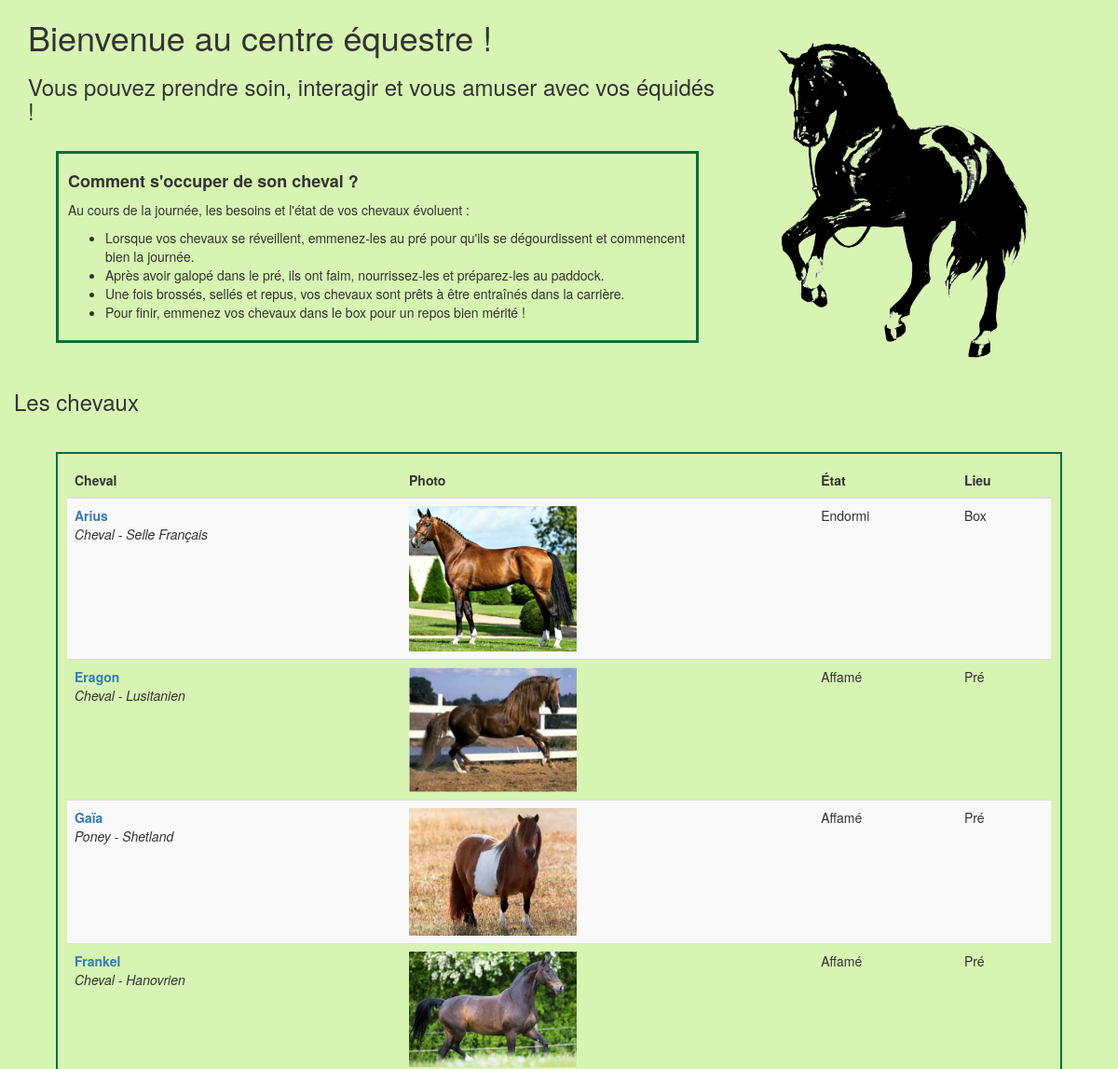
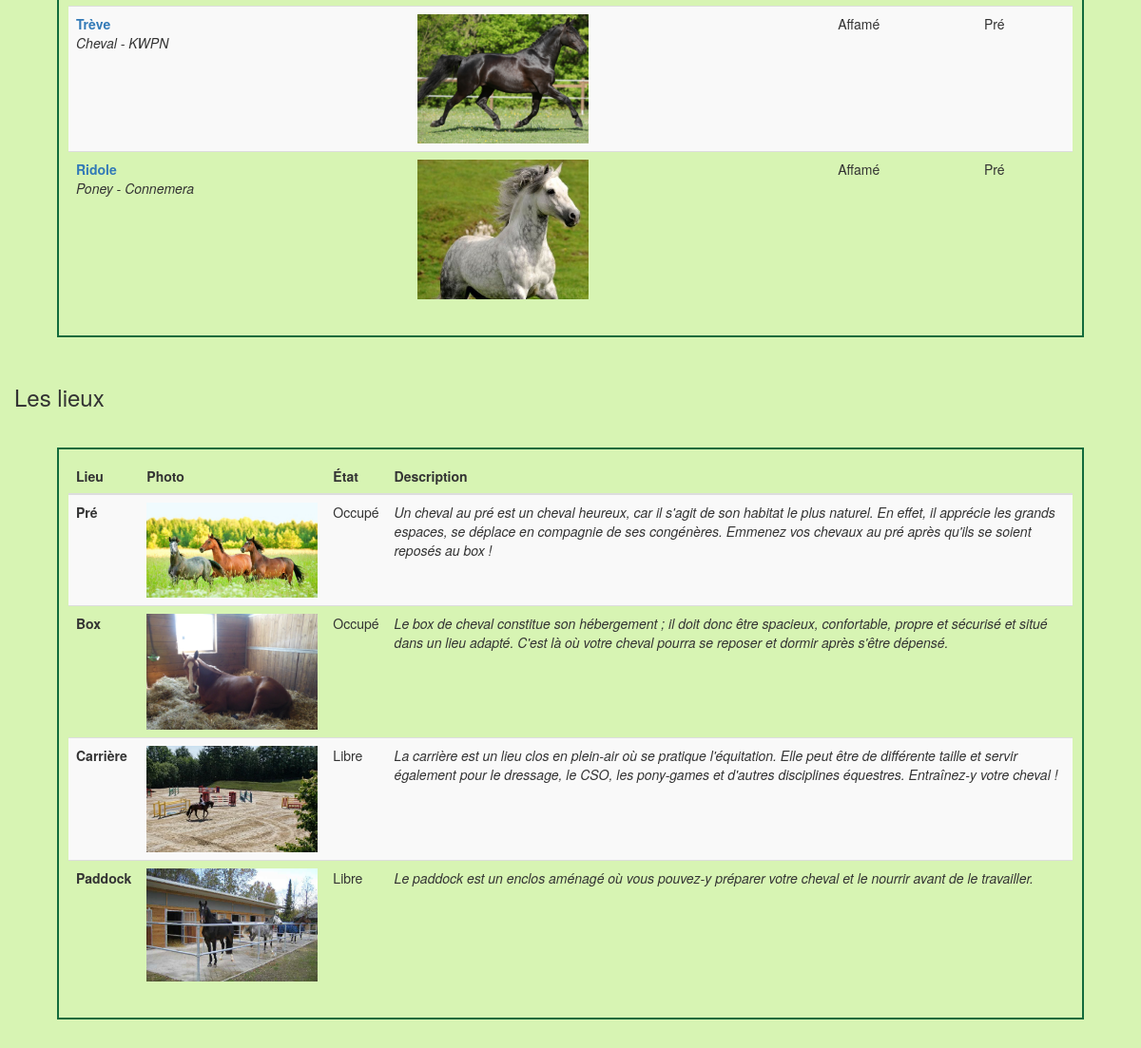
The page / on the database its author committed (2 pictures, top to bottom).
### blog/models.py (models this page shows, shortened)
class Character(models.Model):
    id_character = models.CharField(max_length=100, primary_key=True)
    etat = models.CharField(max_length=20)
    type = models.CharField(max_length=20)
    race = models.CharField(max_length=20)
    photo = models.CharField(max_length=200)
    lieu = models.ForeignKey(Equipement, on_delete=models.CASCADE)

class Equipement(models.Model):
    id_equip = models.CharField(max_length=100, primary_key=True)
    disponibilite = models.CharField(max_length=20)
    photo = models.CharField(max_length=200)
    description = models.TextField(default='Description par défaut')
    def __str__(self):
        return self.id_equip

### blog/views.py (the view)
# urls.py: path('', views.post_list, name='post_list'),
def post_list(request):
    characters = Character.objects.all()
    equipements = Equipement.objects.all()
    return render(request, 'blog/post_list.html', {'characters': characters, 'equipements': equipements})

### blog/templates/blog/post_list.html
{% extends 'blog/base.html' %}
{% load static %}
{% block content %}
    <h3>Les chevaux</h3>
    <div class="content container">
        <div class="row">
            <div class="col-md-12">
                <div class="table-container">
                    <table class="table table-striped">
                        <thead>
                            <tr>
                                <th>Cheval</th>
                                <th>Photo</th>
                                <th>État</th>
                                <th>Lieu</th>
                            </tr>
                        </thead>
                        <tbody>
                            {% for character in characters %}
                                <tr>
                                    <td>
                                        <strong><a href="{% url 'post_detail' id_character=character.id_character %}">{{ character.id_character }}</a></strong><br>
                                        <em>{{ character.type }} - {{ character.race }}</em>
                                    </td>
                                    <td>
                                        <img src="{{ character.photo }}" alt="{{ character.id_character }}" style="max-width: 180px;">
                                    </td>
                                    <td>{{ character.etat }}</td>
                                    <td>{{ character.lieu }}</td>
                                </tr>
                            {% endfor %}
                        </tbody>
                    </table>
                </div>
            </div>
        </div>
    </div>
    <h3>Les lieux</h3>
    <div class="content container">
        <div class="row">
            <div class="col-md-12">
                <div class="table-container">
                    <table class="table table-striped">
                        <thead>
                            <tr>
                                <th>Lieu</th>
                                <th>Photo</th>
                                <th>État</th>
                                <th>Description</th>
                            </tr>
                        </thead>
                        <tbody>
                            {% for equipement in equipements %}
                                <tr>
                                    <td>
                                        <strong>{{ equipement.id_equip }}</strong><br>
                                    </td>
                                    <td>
                                        <img src="{{ equipement.photo }}" alt="{{ equipement.id_character }}" style="max-width: 180px;">
                                    </td>
                                    <td>{{ equipement.disponibilite }}</td>
                                    <td> <em>{{ equipement.description }}</em> </td>
                                </tr>
                            {% endfor %}
                        </tbody>
                    </table>
                </div>
            </div>
        </div>
    </div>
{% endblock %}

### blog/templates/blog/base.html (shortened to what this page needs)
{% load static %}
<!DOCTYPE html>
<html>
<head>
    <link rel="stylesheet" href="//maxcdn.bootstrapcdn.com/bootstrap/3.2.0/css/bootstrap.min.css">
    <link rel="stylesheet" href="//maxcdn.bootstrapcdn.com/bootstrap/3.2.0/css/bootstrap-theme.min.css">
    <link rel="stylesheet" href="{% static 'css/blog.css' %}">
</head>
<body>
    <div class="container">
        <div class="row">
            <div class="col-md-8">
                <div class="titre">
                    <h1> Bienvenue au centre équestre !</h1>
                </div>
                <h3>Vous pouvez prendre soin, interagir et vous amuser avec vos équidés !</h3>
                <div class="card" style="margin: 30px; border: 3px solid rgb(17, 107, 60); padding: 10px;">
                    <div class="card-body">
                        <h4 class="card-title" style="font-weight: bold">Comment s'occuper de son cheval ?</h4>
                        <p class="card-text">Au cours de la journée, les besoins et l'état de vos chevaux évoluent :
                            <br />
                            <ul>
                                <li>Lorsque vos chevaux se réveillent, emmenez-les au pré pour qu'ils se dégourdissent et commencent bien la journée.</li>
                                <li>Après avoir galopé dans le pré, ils ont faim, nourrissez-les et préparez-les au paddock.</li>
                                <li>Une fois brossés, sellés et repus, vos chevaux sont prêts à être entraînés dans la carrière.</li>
                                <li>Pour finir, emmenez vos chevaux dans le box pour un repos bien mérité ! </li>
                            </ul>
                        </p>
                    </div>
                </div>
            </div>
            <div class="col-md-4">
                <div class="image-container" style="margin-top: 30px;">
                    <img src="{% static 'photos/cheval.png' %}" alt="image" style="max-width: 300px;">
                </div>
            </div>
        </div>
    </div>
    <div class="container">
        <div class="row">
            <div>
                {% block content %}
                {% endblock content %}
            </div>
        </div>
    </div>
</body>
</html>

### blog/static/css/blog.css (style rules this page uses)
body { background-color: rgb(215, 244, 179); }
.table-container { border: 2px solid rgb(17, 107, 60); padding: 10px; margin: 30px; }

### rows shown on the page
Character: id_character "Arius", type "Cheval", race "Selle Français", photo (picture), etat "Endormi", lieu "Box"
Character: id_character "Eragon", type "Cheval", race "Lusitanien", photo (picture), etat "Affamé", lieu "Pré"
Character: id_character "Gaïa", type "Poney", race "Shetland", photo (picture), etat "Affamé", lieu "Pré"
Character: id_character "Frankel", type "Cheval", race "Hanovrien", photo (picture), etat "Affamé", lieu "Pré"
Character: id_character "Trève", type "Cheval", race "KWPN", photo (picture), etat "Affamé", lieu "Pré"
Character: id_character "Ridole", type "Poney", race "Connemera", photo (picture), etat "Affamé", lieu "Pré"
Equipement: id_equip "Pré", photo (picture), disponibilite "Occupé", description "Un cheval au pré est un cheval heureux, car il s'agit de son habitat le plus naturel. En effet, il apprécie les grands espaces, se déplace en compagnie de ses congénères. Emmenez vos chevaux au pré après qu'ils se soient reposés au box !"
Equipement: id_equip "Box", photo (picture), disponibilite "Occupé", description "Le box de cheval constitue son hébergement ; il doit donc être spacieux, confortable, propre et sécurisé et situé dans un lieu adapté. C'est là où votre cheval pourra se reposer et dormir après s'être dépensé."
Equipement: id_equip "Carrière", photo (picture), disponibilite "Libre", description "La carrière est un lieu clos en plein-air où se pratique l'équitation. Elle peut être de différente taille et servir également pour le dressage, le CSO, les pony-games et d'autres disciplines équestres. Entraînez-y votre cheval !"
Equipement: id_equip "Paddock", photo (picture), disponibilite "Libre", description "Le paddock est un enclos aménagé où vous pouvez-y préparer votre cheval et le nourrir avant de le travailler."
